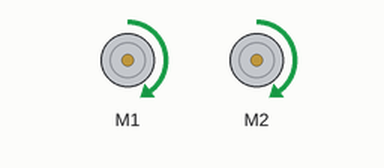
Simulated run of this program. Board: BBC micro:bit (MakeCode). On the bench: 2 × DC motor (green arrow = forward, orange = backward, longer = faster).

Above: at 0.5 s.
At 5.0 s:
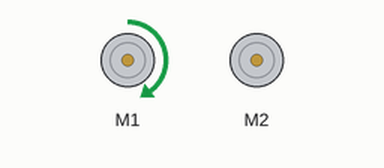
At 8.3 s:
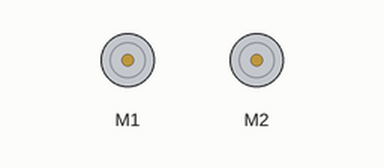
Timing chart, 0 to 12.3 s (numbered marks = the images above):
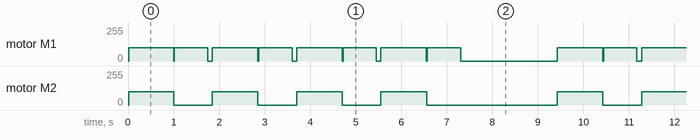

The program:

main.ts
```typescript
basic.forever(function () {
    for (let index = 0; index < 4; index++) {
        maqueen.motorRun(maqueen.Motors.All, maqueen.Dir.CW, 100)
        basic.pause(1000)
        maqueen.motorStop(maqueen.Motors.All)
        maqueen.motorRun(maqueen.Motors.M1, maqueen.Dir.CW, 100)
        basic.pause(750)
        maqueen.motorStop(maqueen.Motors.M1)
        basic.pause(100)
    }
    basic.pause(2000)
})
```

test.ts
```typescript
// tests gaan hier; deze zal niet worden gecompileerd wanneer dit pakket wordt gebruikt als extensie.
```

Measured:
- by itself, motor M2: repeats every 9.4 s: 3 × (stopped 0.85 s, forward 100/255 1.0 s), stopped 2.9 s, forward 100/255 1.0 s
